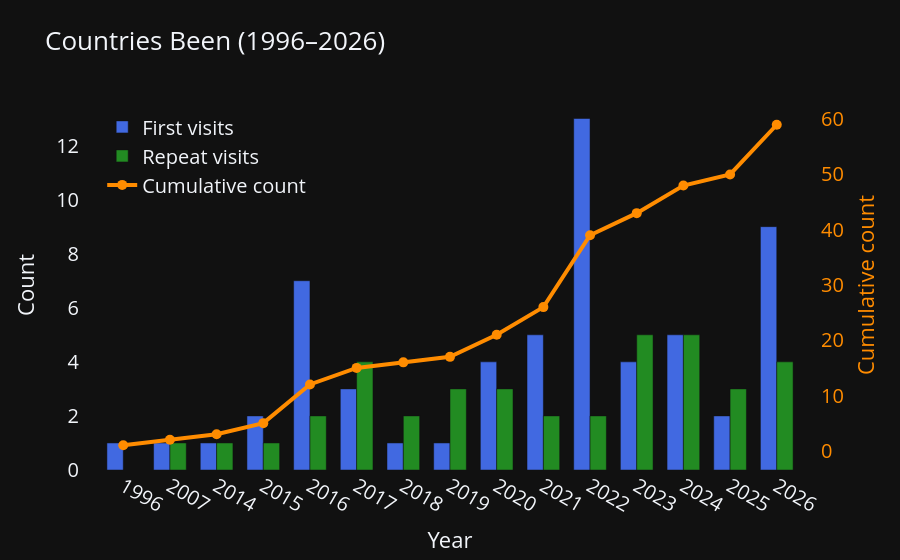

Notebook code cell kept with this figure:
### Code cell
df_verbose = pd.read_excel('../data/trips_verbose.xlsx', skiprows=1)

# Split into been vs planned relative to today (straddling trips classified by larger portion)
df_verbose_been, df_verbose_planned = split_been_planned(df_verbose, today=TODAY)

df = transform_verbose_to_calendar(df_verbose_been, save=False)
df = df[df['country'] != 'All']

if len(df_verbose_planned) > 0:
    df_planned = transform_verbose_to_calendar(df_verbose_planned, save=False)
    df_planned = df_planned[df_planned['country'] != 'All']
else:
    df_planned = None

plot_bar_time_series(
    df, 
    select_type='travel', 
    time_period='year', 
    title='Countries Been', 
    save_path='../attachments/bar_time_series.html',
    #save_path=None
    )

### Figure 1 — Plotly figure (JSON) as saved in the notebook; plotly's stock layout.template omitted (floating-point values rounded to 4 significant figures)
{"data": [{"customdata": ["1. China", "1. Singapore", "1. Hong Kong", "1. Türkiye<br>2. United States", "1. Canada<br>2. Colombia<br>3. Cuba<br>4. Dominican Republic<br>5. Ecuador<br>6. Mexico<br>7. Russian Federation", "1. Chile<br>2. Japan<br>3. Peru", "1. United Kingdom", "1. Tunisia", "1. Belarus<br>2. Italy<br>3. Sweden<br>4. Vatican City State (Holy See)", "1. Austria<br>2. Denmark<br>3. Germany<br>4. Greece<br>5. Serbia", "1. Armenia<br>2. Azerbaijan<br>3. Belgium<br>4. Georgia<br>5. Latvia<br>6. Lithuania<br>7. Netherlands<br>8. Norway<br>9. Poland<br>10. Portugal<br>11. Romania<br>12. Switzerland<br>13. United Arab Emirates", "1. Bulgaria<br>2. Estonia<br>3. Finland<br>4. France", "1. Malta<br>2. Qatar<br>3. Slovakia<br>4. South Africa<br>5. Spain", "1. Malaysia<br>2. Thailand", "1. Albania<br>2. Bosnia and Herzegovina<br>3. Croatia<br>4. Czechia<br>5. Hungary<br>6. Luxembourg<br>7. Montenegro<br>8. North Macedonia<br>9. Slovenia"], "hovertemplate": "%{customdata}<extra></extra>", "marker": {"color": "royalblue"}, "name": "First visits", "offsetgroup": "0", "type": "bar", "x": ["1996", "2007", "2014", "2015", "2016", "2017", "2018", "2019", "2020", "2021", "2022", "2023", "2024", "2025", "2026"], "y": [1.0, 1.0, 1.0, 2.0, 7.0, 3.0, 1.0, 1.0, 4.0, 5.0, 13.0, 4.0, 5.0, 2.0, 9.0]}, {"customdata": [null, "1. China", "1. China", "1. China", "1. China<br>2. United States", "1. Canada<br>2. China<br>3. Mexico<br>4. United States", "1. Canada<br>2. United States", "1. China<br>2. Russian Federation<br>3. United Kingdom", "1. China<br>2. Türkiye<br>3. United Kingdom", "1. Sweden<br>2. Türkiye", "1. Denmark<br>2. Sweden", "1. Belgium<br>2. Denmark<br>3. Latvia<br>4. Norway<br>5. Sweden", "1. Austria<br>2. Bulgaria<br>3. Italy<br>4. Sweden<br>5. Switzerland", "1. China<br>2. Qatar<br>3. Sweden", "1. Austria<br>2. Bulgaria<br>3. Germany<br>4. Sweden"], "hovertemplate": "%{customdata}<extra></extra>", "marker": {"color": "forestgreen"}, "name": "Repeat visits", "offsetgroup": "1", "type": "bar", "x": ["1996", "2007", "2014", "2015", "2016", "2017", "2018", "2019", "2020", "2021", "2022", "2023", "2024", "2025", "2026"], "y": [0.0, 1.0, 1.0, 1.0, 2.0, 4.0, 2.0, 3.0, 3.0, 2.0, 2.0, 5.0, 5.0, 3.0, 4.0]}, {"hovertemplate": "Year: %{x}<br>Cumulative: %{y}<extra></extra>", "line": {"color": "darkorange", "width": 4}, "marker": {"color": "darkorange", "size": 10}, "mode": "lines+markers", "name": "Cumulative count", "type": "scatter", "x": ["1996", "2007", "2014", "2015", "2016", "2017", "2018", "2019", "2020", "2021", "2022", "2023", "2024", "2025", "2026"], "y": [1.0, 2.0, 3.0, 5.0, 12.0, 15.0, 16.0, 17.0, 21.0, 26.0, 39.0, 43.0, 48.0, 50.0, 59.0], "yaxis": "y2"}], "layout": {"bargap": 0.3, "barmode": "group", "font": {"size": 20}, "hoverlabel": {"font": {"size": 20}}, "legend": {"font": {"size": 20}, "x": 0.03, "y": 0.98}, "title": {"font": {"size": 26}, "text": "Countries Been (1996–2026)"}, "xaxis": {"showgrid": false, "tickfont": {"size": 20}, "title": {"font": {"size": 22}, "text": "Year"}, "zeroline": false}, "yaxis": {"showgrid": false, "tickfont": {"size": 20}, "title": {"font": {"size": 22}, "text": "Count"}, "zeroline": false}, "yaxis2": {"overlaying": "y", "showgrid": false, "side": "right", "tickfont": {"color": "darkorange", "size": 20}, "title": {"font": {"color": "darkorange", "size": 22}, "text": "Cumulative count"}, "zeroline": false}}}
